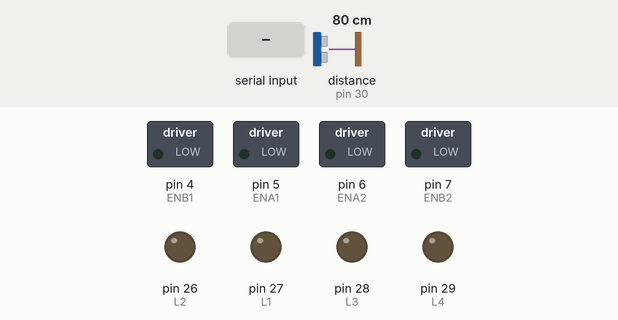
This sketch was run on a simulated Arduino Mega 2560, built with avr-gcc and run on an emulated ATmega2560. Parts: switched loads named in the sketch (green lamp = pin HIGH), output pins drawn as LEDs (lit = HIGH). Wiring (inferred from the names in the program): ultrasonic range finder: trigger pin 31; echo pin 30. The test bench sets the inputs (shaded band); at power-on: distance to the obstacle (sensor on pin 30) 80 cm. The echo pulse lasts 58.3 µs per cm; pins used as bus, display or sensor lines are not drawn.

Above: at 1.2 s.
1.3 s: "E,90\n" received over Serial
At 1.36 s:
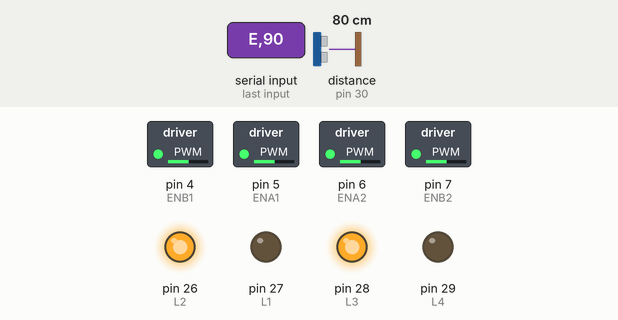
Timing chart, 0 to 4.3 s (numbered marks = the images above; inputs shaded):
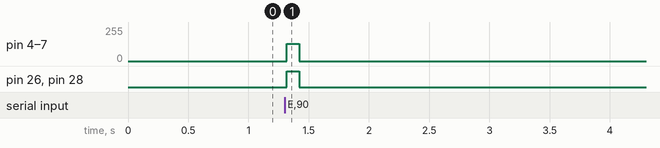

The sketch:

trackingtest.ino
```cpp
// -----------------------------
// Arduino: Vision + Ultrasonic + Motor
// -----------------------------

// --- 馬達腳位---
const int R1   = 22; // Right rear wheel IN1
const int R2   = 23; // Right rear wheel IN2
const int R3   = 24; // Right front wheel IN3
const int R4   = 25; // Right front wheel IN4
const int ENA1 = 5;  // PWM enable A (right rear)
const int ENB1 = 4;  // PWM enable B (right front)

const int L1   = 27; // Left front wheel IN1
const int L2   = 26; // Left front wheel IN2
const int L3   = 28; // Left rear wheel IN3
const int L4   = 29; // Left rear wheel IN4
const int ENA2 = 6;  // PWM enable A (left front)
const int ENB2 = 7;  // PWM enable B (left rear)

// --- 超音波感測器 ---
const int trigPin = 31;
const int echoPin = 30;

// --- 參數設定 ---
const int PWM_SPEED = 130;      // 馬達基準 PWM
const int ERR_TOL   = 20;       // 誤差容許值 (pixel)
const int DIST_SAFE = 20;       // 安全距離 (cm)
const unsigned long RX_TIMEOUT = 100; // ms 超時視為 N (no detect)

// --- 全域變數 ---
long lastRx = 0;
int errX = 0, errY = 0;
bool hasTarget = false;

// --- 馬達功能函式 ---
void setPWM(int v) {
  analogWrite(ENA1, v); analogWrite(ENB1, v);
  analogWrite(ENA2, v); analogWrite(ENB2, v);
}
void stopAll() {
  setPWM(0);
  digitalWrite(R1,LOW); digitalWrite(R2,LOW);
  digitalWrite(R3,LOW); digitalWrite(R4,LOW);
  digitalWrite(L1,LOW); digitalWrite(L2,LOW);
  digitalWrite(L3,LOW); digitalWrite(L4,LOW);
}
void forwardDrive() {
  // 你實測的 forward 方向
  digitalWrite(R1,HIGH); digitalWrite(R2,LOW);
  digitalWrite(R3,LOW);  digitalWrite(R4,HIGH);
  digitalWrite(L1,LOW);  digitalWrite(L2,HIGH);
  digitalWrite(L3,HIGH); digitalWrite(L4,LOW);
  setPWM(PWM_SPEED);
}
void reverseDrive() {
  digitalWrite(R1,LOW);  digitalWrite(R2,HIGH);
  digitalWrite(R3,HIGH); digitalWrite(R4,LOW);
  digitalWrite(L1,HIGH); digitalWrite(L2,LOW);
  digitalWrite(L3,LOW);  digitalWrite(L4,HIGH);
  setPWM(PWM_SPEED);
}
void turnLeft() {
  // 右退、左進
  digitalWrite(R1,LOW);  digitalWrite(R2,HIGH);
  digitalWrite(R3,HIGH); digitalWrite(R4,LOW);
  digitalWrite(L1,LOW);  digitalWrite(L2,HIGH);
  digitalWrite(L3,HIGH); digitalWrite(L4,LOW);
  setPWM(PWM_SPEED);
}
void turnRight() {
  // 右進、左退
  digitalWrite(R1,HIGH); digitalWrite(R2,LOW);
  digitalWrite(R3,LOW);  digitalWrite(R4,HIGH);
  digitalWrite(L1,HIGH); digitalWrite(L2,LOW);
  digitalWrite(L3,LOW);  digitalWrite(L4,HIGH);
  setPWM(PWM_SPEED);
}

// --- 讀超音波距離 ---
int readDistance() {
  digitalWrite(trigPin, LOW);  delayMicroseconds(2);
  digitalWrite(trigPin, HIGH); delayMicroseconds(10);
  digitalWrite(trigPin, LOW);
  long dur = pulseIn(echoPin, HIGH, 30000);
  return (dur>0) ? dur*0.034/2 : 999;
}

void setup() {
  Serial.begin(57600);
  pinMode(trigPin, OUTPUT);
  pinMode(echoPin, INPUT);
  // 馬達腳位
  pinMode(R1,OUTPUT); pinMode(R2,OUTPUT);
  pinMode(R3,OUTPUT); pinMode(R4,OUTPUT);
  pinMode(ENA1,OUTPUT); pinMode(ENB1,OUTPUT);
  pinMode(L1,OUTPUT); pinMode(L2,OUTPUT);
  pinMode(L3,OUTPUT); pinMode(L4,OUTPUT);
  pinMode(ENA2,OUTPUT); pinMode(ENB2,OUTPUT);
  stopAll();
}

void loop() {
  // 1. 讀 Vision 訊息
  if (Serial.available()) {
    String line = Serial.readStringUntil('\n');
    line.trim();
    if (line.startsWith("E,")) {
      // E,errX,errY
      sscanf(line.c_str(), "E,%d,%d", &errX, &errY);
      hasTarget = true;
      lastRx = millis();
    } else {
      hasTarget = false;
    }
  }
  // 超時
  if (millis() - lastRx > RX_TIMEOUT) {
    hasTarget = false;
  }

  // 2. 量超音波
  int dist = readDistance();

  // 3. 決策
  if (hasTarget && dist > DIST_SAFE) {
    // 先水平對準
    if      (errX >  ERR_TOL) turnLeft();
    else if (errX < -ERR_TOL) turnRight();
    // 水平 OK 再垂直
    else if (errY >  ERR_TOL) reverseDrive();
    else if (errY < -ERR_TOL) forwardDrive();
    else                       stopAll();
  } else {
    stopAll();
  }

  delay(20);
}
```

Measured:
- after the input at 1.3 s, pin 4 (ENB1), pin 5 (ENA1), pin 6 (ENA2), pin 7 (ENB2): 0/255 → 130/255 at once, → 0/255 0.10 s later; pin 26 (L2), pin 28 (L3): LOW → HIGH at once, → LOW 0.10 s later
